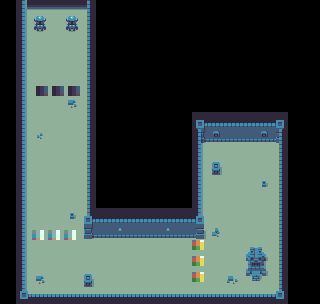

Rendered tile map (Tiled .tmx) drawn with the repository's tilesets; below, a short description and the map source with its tile grids summarised:
An orthogonal 20x19 tile map with 16x16 px tiles, 5 tile layers (Floor, Walls, Forground, Animated, ...).

<map version="1.0" orientation="orthogonal" width="20" height="19" tilewidth="16" tileheight="16">
 <tileset firstgid="1" name="dungeon_sheet" tilewidth="16" tileheight="16">
  <image source="../dungeon_sheet.png" width="384" height="160" />
  <tile id="5">
   <properties>
    <property name="wall" value="true" />
   </properties>
  </tile>
  <tile id="7">
   <properties>
    <property name="wall" value="true" />
   </properties>
  </tile>
  <tile id="29">
   <properties>
    <property name="wall" value="true" />
   </properties>
  </tile>
  <tile id="31">
   <properties>
    <property name="wall" value="true" />
   </properties>
  </tile>
  <tile id="192">
   <properties>
    <property name="door" value="true" />
   </properties>
  </tile>
  <tile id="214">
   <properties>
    <property name="text" value="30" />
   </properties>
  </tile>
  <tile id="215">
   <properties>
    <property name="text" value="20" />
   </properties>
  </tile>
  <tile id="239">
   <properties>
    <property name="text" value="10" />
   </properties>
  </tile>
 </tileset>
 <layer name="Floor" width="20" height="19">
  <data>[380 cells, 191 non-empty, 2 distinct tile ids]</data>
 </layer>
 <layer name="Walls" width="20" height="19">
  <data>[380 cells, 99 non-empty, 23 distinct tile ids]</data>
 </layer>
 <layer name="Forground" width="20" height="19">
  <data>[380 cells, 11 non-empty, 7 distinct tile ids]</data>
 </layer>
 <layer name="Animated" width="20" height="19">
  <data>[380 cells, 0 non-empty, 0 distinct tile ids]</data>
 </layer>
 <layer name="TextTriggers" width="20" height="19">
  <data>[380 cells, 9 non-empty, 3 distinct tile ids]</data>
 </layer>
</map>
